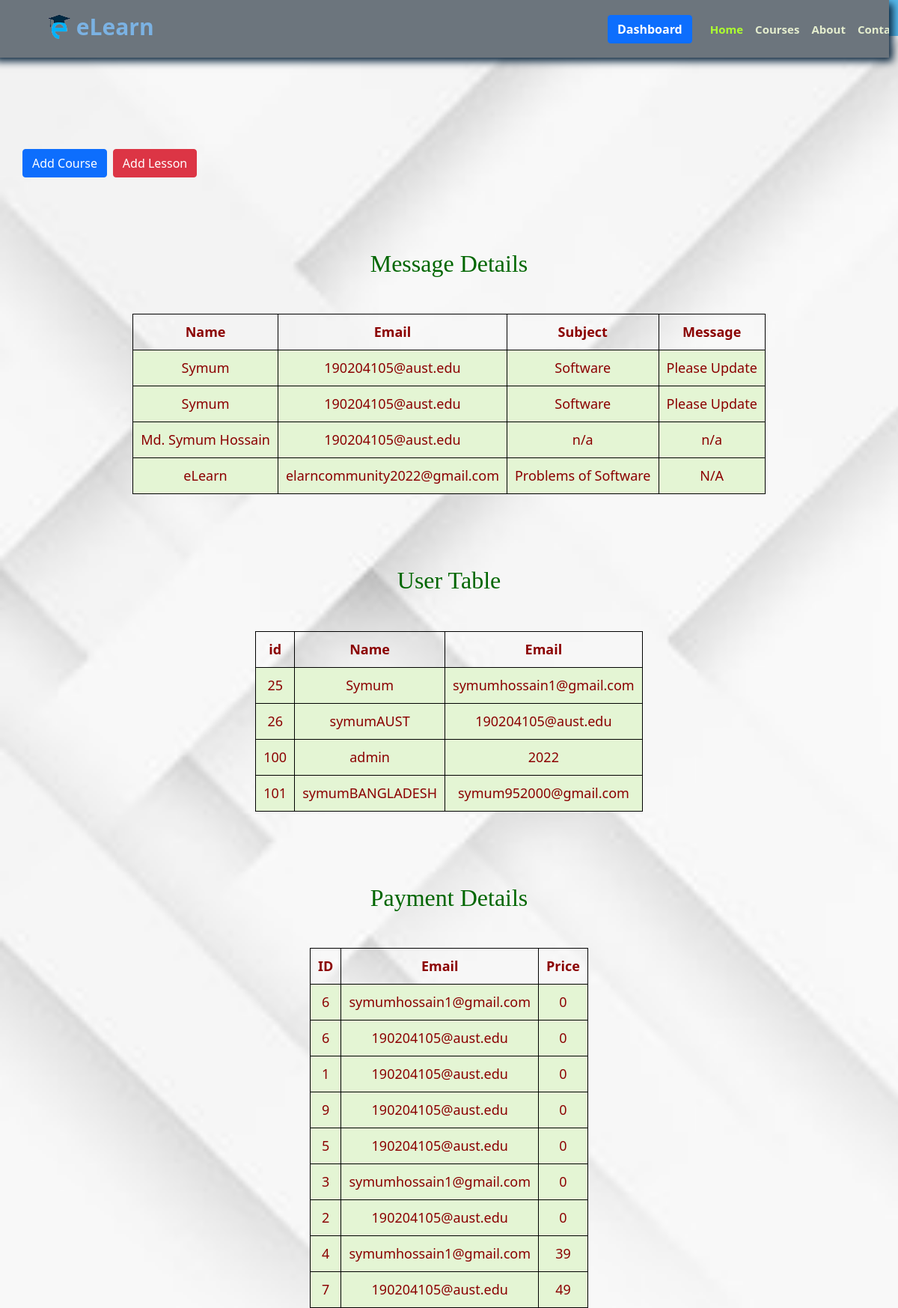
Page /dash_admin.php on the committed database.
### tables this page shows
CREATE TABLE `contact_table` (
  `Name` text NOT NULL,
  `Email` text NOT NULL,
  `Subject` text NOT NULL,
  `Message` text NOT NULL
);

CREATE TABLE `user_table` (
  `id` int(100) NOT NULL,
  `username` varchar(100) NOT NULL,
  `password` varchar(100) NOT NULL,
  `email` varchar(100) NOT NULL,
  `Status` int(11) NOT NULL,
  `imageUser` text NOT NULL,
  `stat` int(20) NOT NULL,
  `login_status` int(200) NOT NULL
);

CREATE TABLE `m_table` (
  `m_id` int(200) NOT NULL,
  `email` text NOT NULL,
  `temp` int(100) NOT NULL,
  `price` int(100) NOT NULL
);

### dash_admin.php (the view, shortened to what this page needs)
<!DOCTYPE html>
<html>
<head>
	<link rel="stylesheet" type="text/css" href="login.css">
	<link rel="stylesheet" type="text/css" href="style.css">
 <link rel="stylesheet" href="https://cdnjs.cloudflare.com/ajax/libs/twitter-bootstrap/4.1.3/css/bootstrap.min.css">
    <link rel="stylesheet" href="https://cdnjs.cloudflare.com/ajax/libs/ionicons/2.0.1/css/ionicons.min.css">
	<link href="https://cdn.jsdelivr.net/npm/bootstrap@5.1.3/dist/css/bootstrap.min.css" rel="stylesheet">
	<link rel="shortcut icon" href="images/logo.png" alt="logo" width="30" height="45" style="padding-bottom: 12px;" class=""><b style="font-size: 30px; color: #7bb2e3">
	</head>
	<body style=>
<div class="col pt-5 mt-5" style="background-image: url(images/background.jpg); background-repeat: no-repeat;background-attachment: fixed ;background-size: cover;">
	<div class=" col pt-5 mt-5">
		<a href="course_admin.php"><button class="btn btn-primary">Add Course</button> </a>
		<a href="addLesson.php"><button class="btn btn-danger">Add Lesson</button> </a>
</div>
<h1 class="pt-5 mt-5">Message Details</h1>
<?php
include 'dbConnection.php';
$sql = "SELECT Name, Email, Subject, Message FROM contact_table";
$result = $conn->query($sql);
if ($result->num_rows > 0) {
    echo "<table class = 'pt-5 mt-5'><tr><th>Name</th><th>Email</th><th>Subject</th><th>Message</th></tr>";
    while($row = $result->fetch_assoc()) {
        echo "<tr><td>" . $row["Name"]. "</td><td>" . $row["Email"]. "</td><td>" . $row["Subject"]. "</td><td>". $row['Message']."</td></tr>";
    }
    echo "</table>";
} else {
    echo "0 results";
}
 ?>
<h1 class="pt-5 mt-5">User Table</h1>
 <?php
$sql = "SELECT id, username, email FROM user_table";
$result = $conn->query($sql);
if ($result->num_rows > 0) {
    echo "<table class = 'pt-5 mt-5'><tr><th>id</th><th>Name</th><th>Email</th></tr>";
    while($row = $result->fetch_assoc()) {
        echo "<tr><td>" . $row["id"]. "</td><td>" . $row["username"]. "</td><td>" . $row["email"]. "</td></tr>";
    }
    echo "</table>";
} else {
    echo "0 results";
}
 ?>
<h1 class="pt-5 mt-5">Payment Details</h1>
<?php
$sql = "SELECT m_id, email, price FROM m_table";
$result = $conn->query($sql);
if ($result->num_rows > 0) {
    echo "<table class = 'pt-5 mt-5'><tr><th>ID</th><th>Email</th><th>Price</th></tr>";
    while($row = $result->fetch_assoc()) {
        echo "<tr><td>" . $row["m_id"]. "</td><td>" . $row["email"]. "</td><td>" . $row["price"]. "</td></tr>";
    }
    echo "</table>";
} else {
    echo "0 results";
}
?>
</div>
<?php include 'navbar1.php' ?>
<link rel="stylesheet" type="text/css" href="footer.css">
	</body>
	</html>

### login.css (style rules this page uses)
html { background-color: #56baed; }
body { font-family: "Poppins", sans-serif; height: 100vh; }
a { color: #92badd; display:inline-block; text-decoration: none; font-weight: 400; }

### style.css (style rules this page uses)
body { font-family: "Poppins", sans-serif; height: 100vh; }

### dash_admin.php (style rules this page uses)
table { color: darkred; margin: 0 auto; font-size: large; border: 1px solid black; }
h1 { text-align: center; color: #006600; font-size: xx-large; font-family: 'Gill Sans', 'Gill Sans MT', ' Calibri', 'Trebuchet MS', 'sans-serif'; }
td { background-color: #E4F5D4; border: 1px solid black; }
th, td { font-weight: bold; border: 1px solid black; padding: 10px; text-align: center; }
td { font-weight: lighter; }

### rows in the picture
contact_table: Name "Symum", Email "190204105@aust.edu", Subject "Software", Message "Please Update"
contact_table: Name "Symum", Email "190204105@aust.edu", Subject "Software", Message "Please Update"
contact_table: Name "Md. Symum Hossain", Email "190204105@aust.edu", Subject "n/a", Message "n/a"
contact_table: Name "eLearn", Email "elarncommunity2022@gmail.com", Subject "Problems of Software", Message "N/A"
user_table: id "25", username "Symum", email "symumhossain1@gmail.com"
user_table: id "26", username "symumAUST", email "190204105@aust.edu"
user_table: id "100", username "admin", email "2022"
user_table: id "101", username "symumBANGLADESH", email "symum952000@gmail.com"
m_table: m "6", email "symumhossain1@gmail.com", price "0"
m_table: m "6", email "190204105@aust.edu", price "0"
m_table: m "1", email "190204105@aust.edu", price "0"
m_table: m "9", email "190204105@aust.edu", price "0"
m_table: m "5", email "190204105@aust.edu", price "0"
m_table: m "3", email "symumhossain1@gmail.com", price "0"
m_table: m "2", email "190204105@aust.edu", price "0"
m_table: m "4", email "symumhossain1@gmail.com", price "39"
m_table: m "7", email "190204105@aust.edu", price "49"
